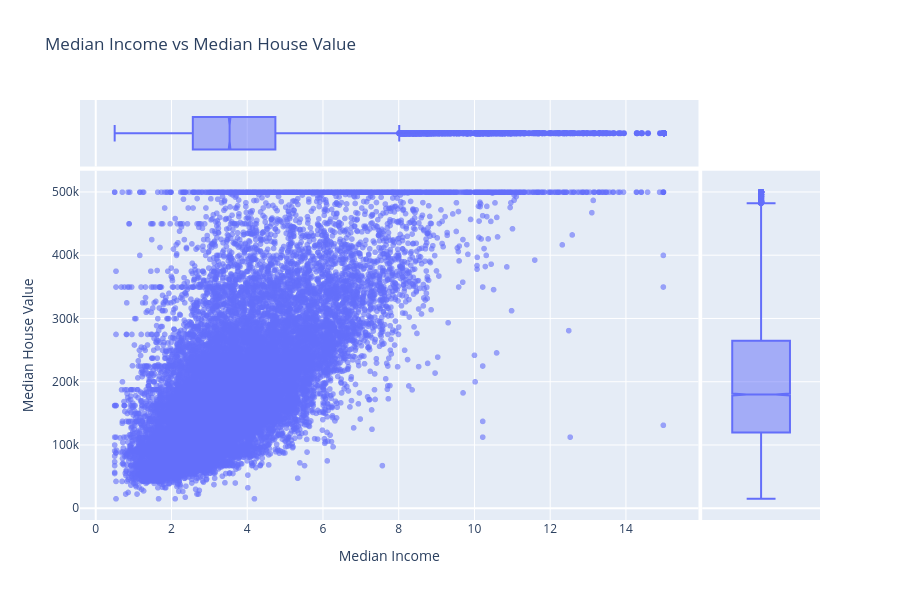

Here is the notebook cell this chart was saved with:
### Code cell
x_val = 'median_income'
y_val = 'median_house_value'

fig_sct = px.scatter(
	housing,
	x=x_val,
	y=y_val,
	opacity=0.6,
	title=f"{x_val.replace('_', ' ').title()} vs {y_val.replace('_', ' ').title()}",
	marginal_x='box',
	marginal_y='box'
)


fig_sct.update_layout(
	yaxis_title=y_val.replace('_', ' ').title(),
	xaxis_title=x_val.replace('_', ' ').title(),
	height=600
)

### Figure 1 — Plotly figure (JSON) as saved in the notebook; plotly's stock layout.template omitted (floating-point values rounded to 4 significant figures; data arrays with more than 128 entries replaced by an {"elided": "..."} marker saying what was removed)
{"data": [{"hovertemplate": "median_income=%{x}<br>median_house_value=%{y}<extra></extra>", "legendgroup": "", "marker": {"color": "#636efa", "opacity": 0.6, "symbol": "circle"}, "mode": "markers", "name": "", "showlegend": false, "type": "scattergl", "x": {"elided": "20640 float values"}, "xaxis": "x", "y": {"elided": "20640 float values"}, "yaxis": "y"}, {"alignmentgroup": "True", "hovertemplate": "median_income=%{x}<extra></extra>", "legendgroup": "", "marker": {"color": "#636efa", "symbol": "circle"}, "name": "", "notched": true, "offsetgroup": "", "showlegend": false, "type": "box", "x": {"elided": "20640 float values"}, "xaxis": "x3", "yaxis": "y3"}, {"alignmentgroup": "True", "hovertemplate": "median_house_value=%{y}<extra></extra>", "legendgroup": "", "marker": {"color": "#636efa", "symbol": "circle"}, "name": "", "notched": true, "offsetgroup": "", "showlegend": false, "type": "box", "xaxis": "x2", "y": {"elided": "20640 float values"}, "yaxis": "y2"}], "layout": {"height": 600, "legend": {"tracegroupgap": 0}, "title": {"text": "Median Income vs Median House Value"}, "xaxis": {"anchor": "y", "domain": [0, 0.8358], "title": {"text": "Median Income"}}, "xaxis2": {"anchor": "y2", "domain": [0.8408, 1], "matches": "x2", "showgrid": false, "showline": false, "showticklabels": false, "ticks": ""}, "xaxis3": {"anchor": "y3", "domain": [0, 0.8358], "matches": "x", "showgrid": true, "showticklabels": false}, "xaxis4": {"anchor": "y4", "domain": [0.8408, 1], "matches": "x2", "showgrid": false, "showline": false, "showticklabels": false, "ticks": ""}, "yaxis": {"anchor": "x", "domain": [0, 0.8316], "title": {"text": "Median House Value"}}, "yaxis2": {"anchor": "x2", "domain": [0, 0.8316], "matches": "y", "showgrid": true, "showticklabels": false}, "yaxis3": {"anchor": "x3", "domain": [0.8416, 1], "matches": "y3", "showgrid": false, "showline": false, "showticklabels": false, "ticks": ""}, "yaxis4": {"anchor": "x4", "domain": [0.8416, 1], "matches": "y3", "showgrid": true, "showline": false, "showticklabels": false, "ticks": ""}}}
